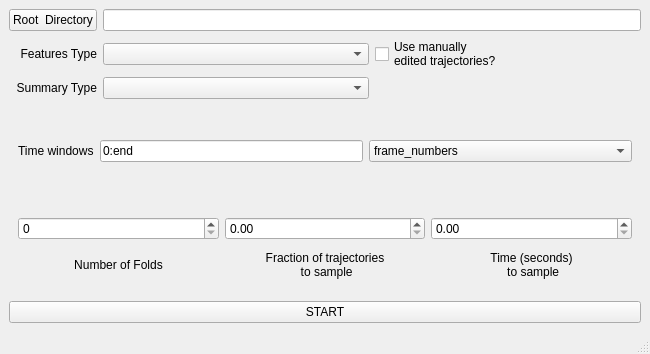
<?xml version="1.0" encoding="UTF-8"?>
<ui version="4.0">
 <class>Summarizer</class>
 <widget class="QMainWindow" name="Summarizer">
  <property name="geometry">
   <rect>
    <x>0</x>
    <y>0</y>
    <width>650</width>
    <height>354</height>
   </rect>
  </property>
  <property name="windowTitle">
   <string>MainWindow</string>
  </property>
  <widget class="QWidget" name="centralwidget">
   <layout class="QVBoxLayout" name="verticalLayout_3">
    <item>
     <layout class="QGridLayout" name="gridLayout_2">
      <item row="2" column="0">
       <widget class="QLabel" name="label_5">
        <property name="text">
         <string>Summary Type</string>
        </property>
        <property name="alignment">
         <set>Qt::AlignRight|Qt::AlignTrailing|Qt::AlignVCenter</set>
        </property>
       </widget>
      </item>
      <item row="1" column="1">
       <widget class="QComboBox" name="p_feature_type"/>
      </item>
      <item row="0" column="1" colspan="2">
       <widget class="QLineEdit" name="p_root_dir"/>
      </item>
      <item row="1" column="2">
       <widget class="QCheckBox" name="p_is_manual_index">
        <property name="text">
         <string>Use manually 
edited trajectories?</string>
        </property>
       </widget>
      </item>
      <item row="1" column="0">
       <widget class="QLabel" name="label_4">
        <property name="text">
         <string>Features Type</string>
        </property>
        <property name="alignment">
         <set>Qt::AlignRight|Qt::AlignTrailing|Qt::AlignVCenter</set>
        </property>
       </widget>
      </item>
      <item row="0" column="0">
       <widget class="QPushButton" name="pushButton_rootdir">
        <property name="sizePolicy">
         <sizepolicy hsizetype="Maximum" vsizetype="Fixed">
          <horstretch>0</horstretch>
          <verstretch>0</verstretch>
         </sizepolicy>
        </property>
        <property name="text">
         <string>Root  Directory</string>
        </property>
       </widget>
      </item>
      <item row="2" column="1">
       <widget class="QComboBox" name="p_summary_type"/>
      </item>
     </layout>
    </item>
    <item>
     <widget class="QWidget" name="TimeWindows" native="true">
      <layout class="QHBoxLayout" name="horizontalLayout">
       <item>
        <widget class="QLabel" name="label_6">
         <property name="sizePolicy">
          <sizepolicy hsizetype="Preferred" vsizetype="Preferred">
           <horstretch>0</horstretch>
           <verstretch>0</verstretch>
          </sizepolicy>
         </property>
         <property name="text">
          <string>Time windows</string>
         </property>
        </widget>
       </item>
       <item>
        <widget class="QLineEdit" name="p_time_windows">
         <property name="text">
          <string>0:end</string>
         </property>
        </widget>
       </item>
       <item>
        <widget class="QComboBox" name="p_time_units">
         <property name="sizePolicy">
          <sizepolicy hsizetype="MinimumExpanding" vsizetype="Fixed">
           <horstretch>0</horstretch>
           <verstretch>0</verstretch>
          </sizepolicy>
         </property>
         <item>
          <property name="text">
           <string>frame_numbers</string>
          </property>
         </item>
         <item>
          <property name="text">
           <string>seconds</string>
          </property>
         </item>
        </widget>
       </item>
      </layout>
     </widget>
    </item>
    <item>
     <widget class="QWidget" name="FoldArgs" native="true">
      <layout class="QGridLayout" name="gridLayout">
       <item row="0" column="2">
        <widget class="QDoubleSpinBox" name="p_time_sample_seconds">
         <property name="maximum">
          <double>100000000000.000000000000000</double>
         </property>
        </widget>
       </item>
       <item row="1" column="2">
        <widget class="QLabel" name="label_3">
         <property name="sizePolicy">
          <sizepolicy hsizetype="Preferred" vsizetype="Maximum">
           <horstretch>0</horstretch>
           <verstretch>0</verstretch>
          </sizepolicy>
         </property>
         <property name="text">
          <string>Time (seconds)
 to sample</string>
         </property>
         <property name="alignment">
          <set>Qt::AlignBottom|Qt::AlignHCenter</set>
         </property>
        </widget>
       </item>
       <item row="0" column="0">
        <widget class="QSpinBox" name="p_n_folds"/>
       </item>
       <item row="1" column="1">
        <widget class="QLabel" name="label_2">
         <property name="sizePolicy">
          <sizepolicy hsizetype="Preferred" vsizetype="Maximum">
           <horstretch>0</horstretch>
           <verstretch>0</verstretch>
          </sizepolicy>
         </property>
         <property name="text">
          <string>Fraction of trajectories
 to sample</string>
         </property>
         <property name="alignment">
          <set>Qt::AlignBottom|Qt::AlignHCenter</set>
         </property>
        </widget>
       </item>
       <item row="0" column="1">
        <widget class="QDoubleSpinBox" name="p_frac_worms_to_keep">
         <property name="maximum">
          <double>1.000000000000000</double>
         </property>
         <property name="singleStep">
          <double>0.010000000000000</double>
         </property>
        </widget>
       </item>
       <item row="1" column="0">
        <widget class="QLabel" name="label">
         <property name="sizePolicy">
          <sizepolicy hsizetype="Preferred" vsizetype="Maximum">
           <horstretch>0</horstretch>
           <verstretch>0</verstretch>
          </sizepolicy>
         </property>
         <property name="text">
          <string>Number of Folds</string>
         </property>
         <property name="alignment">
          <set>Qt::AlignBottom|Qt::AlignHCenter</set>
         </property>
        </widget>
       </item>
      </layout>
     </widget>
    </item>
    <item>
     <widget class="QPushButton" name="pushButton_start">
      <property name="text">
       <string>START</string>
      </property>
     </widget>
    </item>
   </layout>
  </widget>
  <widget class="QMenuBar" name="menubar">
   <property name="geometry">
    <rect>
     <x>0</x>
     <y>0</y>
     <width>650</width>
     <height>22</height>
    </rect>
   </property>
  </widget>
  <widget class="QStatusBar" name="statusbar"/>
 </widget>
 <resources/>
 <connections/>
</ui>
